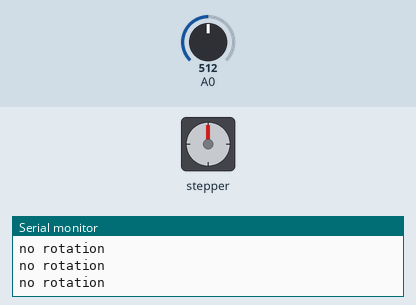
The sketch below on a simulated Arduino Uno, built with avr-gcc and run on an emulated ATmega328P. Shown: stepper motor, the last lines printed to the serial monitor. The inputs (shaded band) are chosen by the test bench; at power-on: A0 = 512. Stepper angles assume 500 steps per turn.

Above: at 1.2 s.
1.3 s: A0 set to 586
4.3 s: A0 set to 610
At 4.78 s:
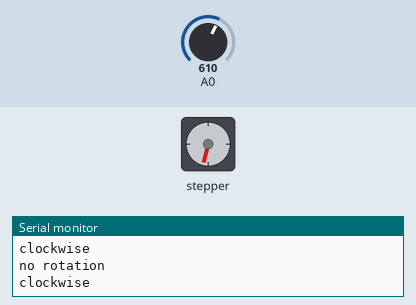
At 5.42 s:
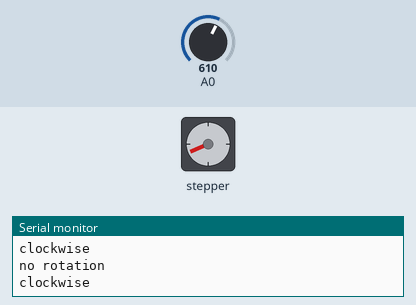
7.3 s: A0 set to 390
10.3 s: A0 set to 0
13.3 s: A0 set to 410
At 14.8 s:
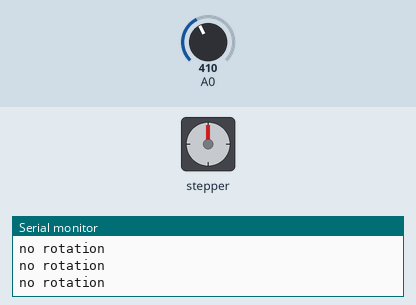
19.3 s: A0 set to 900
At 19.48 s:
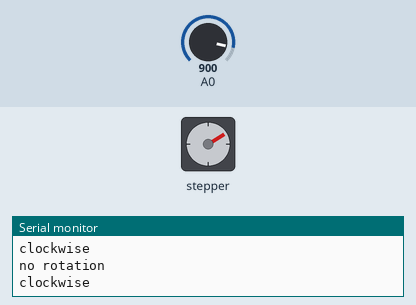
Timing chart, 0 to 23.3 s (numbered marks = the images above; inputs shaded):
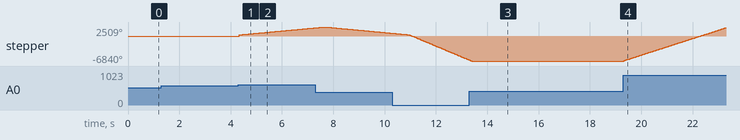

Measured:
- the behaviour switches between 600 and 601 on A0 (found by bisection; images 0 and 1)
- after the input at 4.3 s, stepper: keeps turning clockwise at about 769°/s, starting at once
- after the input at 13.3 s, stepper: goes on until 13.4 s, then stays -6840°
- after the input at 19.3 s, stepper: keeps turning clockwise at about 2307°/s, starting at once

The sketch:

sketch_mar11a_joystick_stepper.ino
```cpp
#include <Stepper.h>

const int stepsPerRevolution = 500;  //     عدد الدرجات في الدورة الواحدة

Stepper myStepper(stepsPerRevolution, 2, 3); // ربط المنافذ

void setup() {

  Serial.begin(9600); //تشغيل خاصية السريل
}

void loop() {

 int sensorValue = analogRead(A0);

 if (sensorValue > 600){
  int s  = map(sensorValue, 600, 1023, 100, 500);
  Serial.println("clockwise");
  myStepper.step(stepsPerRevolution);
  myStepper.setSpeed(s);


 }
 if (sensorValue < 400){
 int s  = map(sensorValue, 400, 0, 100, 500);
  Serial.println("counterclockwise");
  myStepper.step(-stepsPerRevolution);
  myStepper.setSpeed(s);
}
else {
   Serial.println("no rotation");

}
}
```
